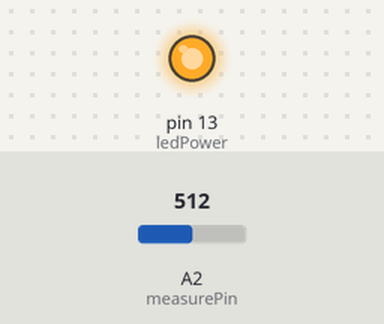
The sketch below on a simulated Arduino Uno, built with avr-gcc and run on an emulated ATmega328P. On the bench: output pins drawn as LEDs (lit = HIGH). The inputs (shaded band) are chosen by the test bench; at power-on: A2 (measurePin) = 512. What the sketch prints to the serial monitor is not drawn.

Above: at 0.1 s.
Timing chart, 0 to 1.6 s (numbered marks = the images above):
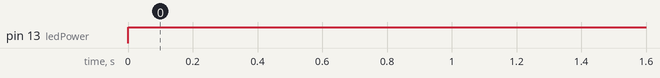

The sketch:

optical_dust_sensor_coding.ino
```cpp
int measurePin = A2;
int ledPower = 13;

unsigned int samplingTime = 280;
unsigned int deltaTime = 40;
unsigned int sleepTime = 9680;

float voMeasured = 0;
float calcVoltage = 0;
float dustDensity = 0;

void setup(){
  Serial.begin(9600);
  pinMode(ledPower,OUTPUT);
}

void loop(){
  digitalWrite(ledPower,LOW);
  delayMicroseconds(samplingTime);

  voMeasured = analogRead(measurePin);

  delayMicroseconds(deltaTime);
  digitalWrite(ledPower,HIGH);
  delayMicroseconds(sleepTime);

  calcVoltage = voMeasured*(5.0/1024);
  dustDensity = 0.17*calcVoltage-0.1;

  if ( dustDensity < 0)
  {
    dustDensity = 0.00;
  }

//  Serial.println("Raw Signal Value (0-1023):");
//  Serial.println(voMeasured);
//
//  Serial.println("Voltage:");
//  Serial.println(calcVoltage);

  Serial.println("Dust Density:");
  Serial.println(dustDensity);

  delay(2000);
}
```

Measured:
- by itself, pin 13 (ledPower): LOW → HIGH at 0.00 s
